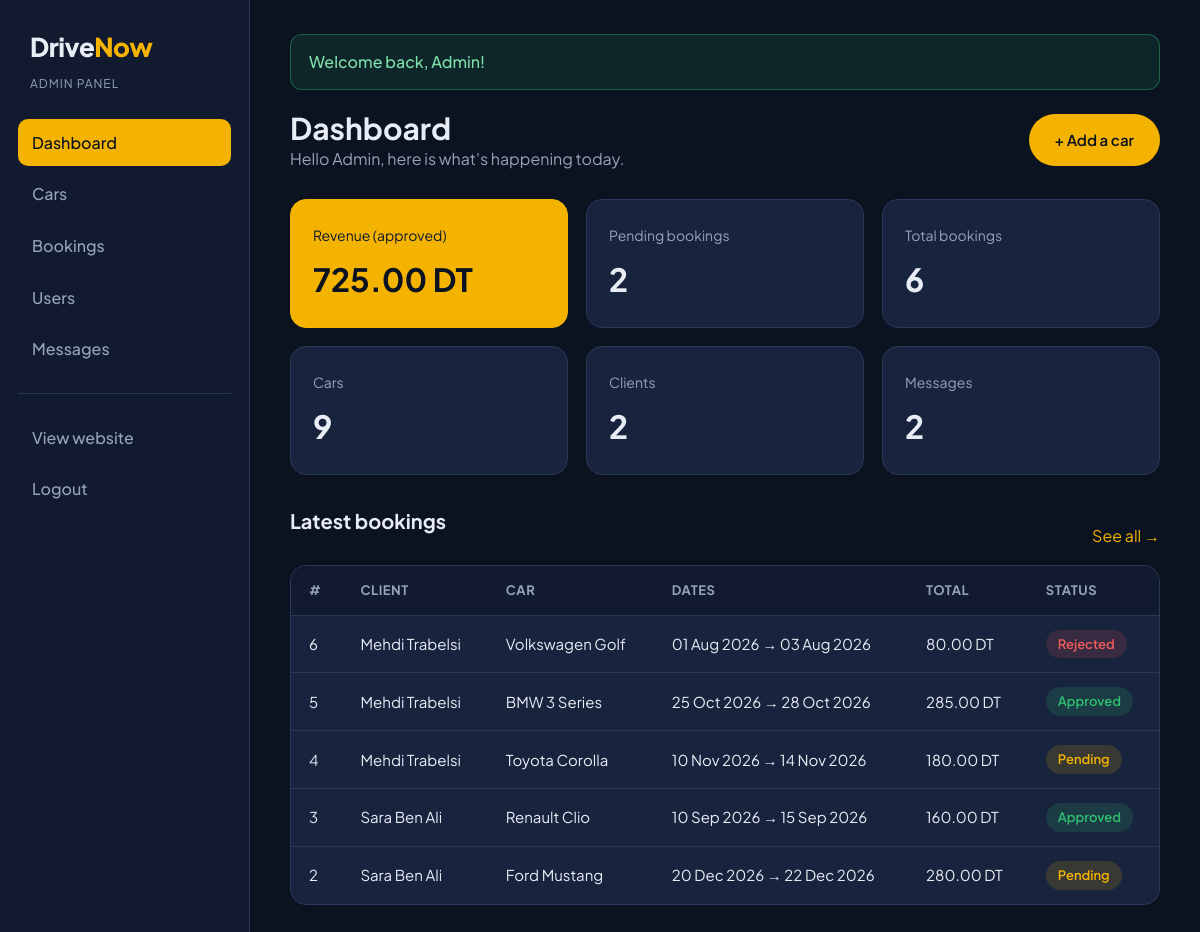
/admin/index.php (signed in), run on the app's committed database.
### tables this page shows
CREATE TABLE bookings (
    id INT AUTO_INCREMENT PRIMARY KEY,
    user_id INT NOT NULL,
    car_id INT NOT NULL,
    start_date DATE NOT NULL,
    end_date DATE NOT NULL,
    total_price DECIMAL(10,2) NOT NULL,
    status ENUM('pending', 'approved', 'rejected', 'cancelled') NOT NULL DEFAULT 'pending',
    created_at DATETIME DEFAULT CURRENT_TIMESTAMP,
    FOREIGN KEY (user_id) REFERENCES users(id) ON DELETE CASCADE,
    FOREIGN KEY (car_id) REFERENCES cars(id)
);

CREATE TABLE users (
    id INT AUTO_INCREMENT PRIMARY KEY,
    name VARCHAR(100) NOT NULL,
    email VARCHAR(150) NOT NULL UNIQUE,
    phone VARCHAR(30),
    password VARCHAR(255) NOT NULL,
    role ENUM('user', 'admin') NOT NULL DEFAULT 'user',
    created_at DATETIME DEFAULT CURRENT_TIMESTAMP
);

CREATE TABLE cars (
    id INT AUTO_INCREMENT PRIMARY KEY,
    brand VARCHAR(50) NOT NULL,
    model VARCHAR(50) NOT NULL,
    year INT NOT NULL,
    type VARCHAR(30) NOT NULL,
    transmission VARCHAR(20) NOT NULL,
    seats INT NOT NULL,
    fuel VARCHAR(20) NOT NULL,
    price_per_day DECIMAL(8,2) NOT NULL,
    image VARCHAR(255),
    description TEXT,
    is_available TINYINT(1) NOT NULL DEFAULT 1,
    created_at DATETIME DEFAULT CURRENT_TIMESTAMP
);

### admin/index.php (the view, shortened to what this page needs)
<?php
require_once "includes/admin-header.php";
function count_rows($conn, $sql)
{
    $row = mysqli_fetch_assoc(mysqli_query($conn, $sql));
    return $row['total'];
}
$total_cars = count_rows($conn, "SELECT COUNT(*) AS total FROM cars");
$total_users = count_rows($conn, "SELECT COUNT(*) AS total FROM users WHERE role = 'user'");
$total_bookings = count_rows($conn, "SELECT COUNT(*) AS total FROM bookings");
$pending_bookings = count_rows($conn, "SELECT COUNT(*) AS total FROM bookings WHERE status = 'pending'");
$total_messages = count_rows($conn, "SELECT COUNT(*) AS total FROM messages");
$revenue = count_rows($conn, "SELECT COALESCE(SUM(total_price), 0) AS total FROM bookings WHERE status = 'approved'");
$latest = mysqli_query($conn, "SELECT bookings.*, users.name, cars.brand, cars.model
                               FROM bookings
                               JOIN users ON users.id = bookings.user_id
                               JOIN cars ON cars.id = bookings.car_id
                               ORDER BY bookings.created_at DESC, bookings.id DESC
                               LIMIT 5");
?>
<div class="admin-top">
    <div>
        <h1>Dashboard</h1>
        <p class="muted">Hello <?php echo e($_SESSION['user_name']); ?>, here is what's happening today.</p>
    </div>
    <a href="car-form.php" class="btn btn-primary">+ Add a car</a>
</div>
<div class="dashboard-cards">
    <div class="dash-card highlight">
        <span>Revenue (approved)</span>
        <strong><?php echo format_price($revenue); ?></strong>
    </div>
    <div class="dash-card">
        <span>Pending bookings</span>
        <strong><?php echo $pending_bookings; ?></strong>
    </div>
    <div class="dash-card">
        <span>Total bookings</span>
        <strong><?php echo $total_bookings; ?></strong>
    </div>
    <div class="dash-card">
        <span>Cars</span>
        <strong><?php echo $total_cars; ?></strong>
    </div>
    <div class="dash-card">
        <span>Clients</span>
        <strong><?php echo $total_users; ?></strong>
    </div>
    <div class="dash-card">
        <span>Messages</span>
        <strong><?php echo $total_messages; ?></strong>
    </div>
</div>
<div class="section-head" style="margin-bottom: 16px;">
    <h2>Latest bookings</h2>
    <a href="bookings.php">See all &rarr;</a>
</div>
<div class="table-wrap">
    <table>
        <thead>
            <tr>
                <th>#</th>
                <th>Client</th>
                <th>Car</th>
                <th>Dates</th>
                <th>Total</th>
                <th>Status</th>
            </tr>
        </thead>
        <tbody>
            <?php while ($booking = mysqli_fetch_assoc($latest)) { ?>
                <tr>
                    <td><?php echo $booking['id']; ?></td>
                    <td><?php echo e($booking['name']); ?></td>
                    <td><?php echo e($booking['brand'] . ' ' . $booking['model']); ?></td>
                    <td><?php echo format_date($booking['start_date']); ?> &rarr; <?php echo format_date($booking['end_date']); ?></td>
                    <td><?php echo format_price($booking['total_price']); ?></td>
                    <td><?php echo status_badge($booking['status']); ?></td>
                </tr>
            <?php } ?>
        </tbody>
    </table>
</div>
<?php require_once "includes/admin-footer.php"; ?>

### includes/functions.php (shortened to what this page needs)
<?php
function e($text)
{
    return htmlspecialchars((string) $text, ENT_QUOTES, 'UTF-8');
}
function show_message()
{
    if (isset($_SESSION['message'])) {
        echo '<div class="alert alert-' . e($_SESSION['message_type']) . '">' . e($_SESSION['message']) . '</div>';
    }
}
function format_price($price)
{
    return number_format($price, 2) . ' DT';
}
function format_date($date)
{
    return date("d M Y", strtotime($date));
}
function status_badge($status)
{
    return '<span class="badge badge-' . e($status) . '">' . e(ucfirst($status)) . '</span>';
}

### css/style.css (style rules this page uses)
:root { --navy-900: #0b1220; --navy-800: #111a2e; --navy-700: #18233d; --navy-600: #23304f; --border: #2a3758; --text: #e8ecf4; --muted: #97a3ba; --accent: #f5b301; --accent-hover: #ffc629; --green: #2fbf71; --red: #ef5b5b; --blue: #4c8dff; --radius: 16px; }
* { margin: 0; padding: 0; box-sizing: border-box; }
body { font-family: 'Plus Jakarta Sans', Arial, sans-serif; background: var(--navy-900); color: var(--text); font-size: 16px; line-height: 1.6; }
a { color: var(--accent); text-decoration: none; }
h1, h2, h3, h4 { line-height: 1.2; font-weight: 700; }
.muted { color: var(--muted); }
.btn { display: inline-block; padding: 12px 24px; border-radius: 999px; border: 2px solid transparent; font-family: inherit; font-size: 15px; font-weight: 600; cursor: pointer; transition: 0.2s; text-align: center; }
.btn-primary { background: var(--accent); color: var(--navy-900); }
.alert { padding: 14px 18px; border-radius: 12px; font-weight: 500; margin-bottom: 20px; }
.alert-success { background: rgba(47, 191, 113, 0.12); border: 1px solid rgba(47, 191, 113, 0.4); color: #7fe0aa; }
.section-head { display: flex; justify-content: space-between; align-items: end; gap: 20px; flex-wrap: wrap; }
.table-wrap { overflow-x: auto; background: var(--navy-700); border: 1px solid var(--border); border-radius: var(--radius); }
table { width: 100%; border-collapse: collapse; min-width: 700px; }
th, td { padding: 14px 18px; text-align: left; border-bottom: 1px solid var(--border); font-size: 15px; }
th { color: var(--muted); font-size: 13px; text-transform: uppercase; letter-spacing: 0.5px; background: var(--navy-800); }
tr:last-child td { border-bottom: none; }
.badge { display: inline-block; padding: 4px 12px; border-radius: 999px; font-size: 13px; font-weight: 600; }
.badge-pending { background: rgba(245, 179, 1, 0.15); color: var(--accent); }
.badge-approved, .badge-available { background: rgba(47, 191, 113, 0.15); color: var(--green); }
.badge-rejected, .badge-unavailable { background: rgba(239, 91, 91, 0.15); color: var(--red); }
.admin-top { display: flex; justify-content: space-between; align-items: center; gap: 20px; flex-wrap: wrap; margin-bottom: 28px; }
.admin-top h1 { font-size: 30px; }
.dashboard-cards { display: grid; grid-template-columns: repeat(3, 1fr); gap: 18px; margin-bottom: 34px; }
.dash-card { background: var(--navy-700); border: 1px solid var(--border); border-radius: var(--radius); padding: 22px; }
.dash-card span { color: var(--muted); font-size: 14px; }
.dash-card strong { display: block; font-size: 32px; margin-top: 6px; }
.dash-card.highlight { background: var(--accent); color: var(--navy-900); border-color: var(--accent); }
.dash-card.highlight span { color: var(--navy-800); }
.admin-main h2 { font-size: 20px; margin-bottom: 16px; }

### data on the page
bookings: id "6", user.name "Mehdi Trabelsi", car.model "Volkswagen Golf", start_date "01 Aug 2026", end_date "03 Aug 2026", total_price "80.00 DT", status "Rejected"
bookings: id "5", user.name "Mehdi Trabelsi", car.model "BMW 3 Series", start_date "25 Oct 2026", end_date "28 Oct 2026", total_price "285.00 DT", status "Approved"
bookings: id "4", user.name "Mehdi Trabelsi", car.model "Toyota Corolla", start_date "10 Nov 2026", end_date "14 Nov 2026", total_price "180.00 DT", status "Pending"
bookings: id "3", user.name "Sara Ben Ali", car.model "Renault Clio", start_date "10 Sep 2026", end_date "15 Sep 2026", total_price "160.00 DT", status "Approved"
bookings: id "2", user.name "Sara Ben Ali", car.model "Ford Mustang", start_date "20 Dec 2026", end_date "22 Dec 2026", total_price "280.00 DT", status "Pending"

### other printed values
$label "Dashboard Cars Bookings Users Messages"
$_SESSION['message'] "Welcome back, Admin!"
$_SESSION['user_name'] "Admin"
format_price($revenue) "725.00 DT"
$pending_bookings "2"
$total_bookings "6"
$total_cars "9"
$total_users "2"
$total_messages "2"
